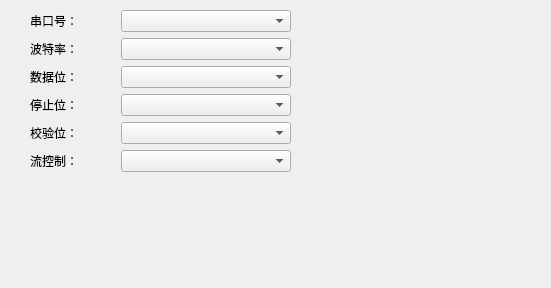
<?xml version="1.0" encoding="UTF-8"?>
<ui version="4.0">
 <class>ModbusRtuWidget</class>
 <widget class="QWidget" name="ModbusRtuWidget">
  <property name="geometry">
   <rect>
    <x>0</x>
    <y>0</y>
    <width>551</width>
    <height>288</height>
   </rect>
  </property>
  <property name="sizePolicy">
   <sizepolicy hsizetype="Expanding" vsizetype="Expanding">
    <horstretch>0</horstretch>
    <verstretch>0</verstretch>
   </sizepolicy>
  </property>
  <property name="windowTitle">
   <string>Form</string>
  </property>
  <widget class="QWidget" name="gridLayoutWidget">
   <property name="geometry">
    <rect>
     <x>30</x>
     <y>10</y>
     <width>261</width>
     <height>179</height>
    </rect>
   </property>
   <layout class="QGridLayout" name="gridLayout_3" rowstretch="0,0,0,0,0,0,7" columnstretch="1,2">
    <item row="4" column="0">
     <widget class="QLabel" name="label_5">
      <property name="text">
       <string>校验位：</string>
      </property>
     </widget>
    </item>
    <item row="1" column="1">
     <widget class="QComboBox" name="comboBox_BaudRate"/>
    </item>
    <item row="0" column="1">
     <widget class="QComboBox" name="comboBox_SerialName"/>
    </item>
    <item row="3" column="0">
     <widget class="QLabel" name="label_4">
      <property name="text">
       <string>停止位：</string>
      </property>
     </widget>
    </item>
    <item row="1" column="0">
     <widget class="QLabel" name="label_2">
      <property name="text">
       <string>波特率：</string>
      </property>
     </widget>
    </item>
    <item row="2" column="0">
     <widget class="QLabel" name="label_3">
      <property name="text">
       <string>数据位：</string>
      </property>
     </widget>
    </item>
    <item row="4" column="1">
     <widget class="QComboBox" name="comboBox_Parity"/>
    </item>
    <item row="5" column="1">
     <widget class="QComboBox" name="comboBox_FlowCtrl"/>
    </item>
    <item row="5" column="0">
     <widget class="QLabel" name="label_6">
      <property name="text">
       <string>流控制：</string>
      </property>
     </widget>
    </item>
    <item row="3" column="1">
     <widget class="QComboBox" name="comboBox_StopBits"/>
    </item>
    <item row="2" column="1">
     <widget class="QComboBox" name="comboBox_DataBits"/>
    </item>
    <item row="0" column="0">
     <widget class="QLabel" name="label">
      <property name="text">
       <string>串口号：</string>
      </property>
     </widget>
    </item>
    <item row="6" column="0" colspan="2">
     <spacer name="verticalSpacer">
      <property name="orientation">
       <enum>Qt::Vertical</enum>
      </property>
      <property name="sizeHint" stdset="0">
       <size>
        <width>20</width>
        <height>40</height>
       </size>
      </property>
     </spacer>
    </item>
   </layout>
  </widget>
 </widget>
 <resources/>
 <connections/>
</ui>
